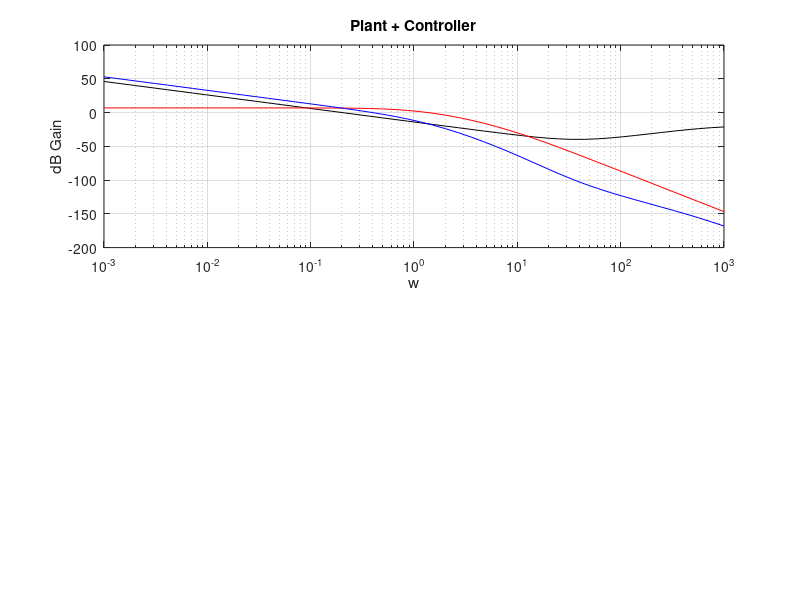

MATLAB code for this plot: (Note: this script raises an error after producing the figure.)
clc;

% Integrator
num = [1];
den = [1 0];
w = logspace(-3,3);
g = freqs(num, den, w);
%semilogx(w, 20 * log10(abs(g))), grid, xlabel("w"), ylabel("dB Gain");

% Proportrional
Kp = 1;
num = [Kp];
den = [1];
w = logspace(-3,3);
g = freqs(num, den, w);
%semilogx(w, 20 * log10(abs(g))), grid, xlabel("w"), ylabel("dB Gain");

% Derivative
num = [1 0];
den = [1 10];
w = logspace(-3,3);
g = freqs(num, den, w);
%semilogx(w, 20 * log10(abs(g))), grid, xlabel("w"), ylabel("dB Gain");

% Controller (PID)
Ki = 0.2;
Kp = 0.01;
Kd = 0.1;
a = 800;
nc = [(Kp+Kd) (Ki+Kp*a) (Ki*a)];
dc = [1 a 0];
w = logspace(-3, 3);
gc = freqs(nc, dc, w);
subplot(2,1,1), semilogx(w, 20 * log10(abs(gc)),'k'), grid, xlabel("w"), ylabel("dB Gain"),title("Controller"), grid on;hold on;pause;

% Plant
np = [2.2];
dp = conv(conv([0.1 1], [0.4 1]), [1.2 1]);
gp = freqs(np, dp, w);
subplot(2,1,1), semilogx(w, 20 * log10(abs(gp)),'r'), grid, xlabel("w"), ylabel("dB Gain"),title("Plant"), grid on;hold on;pause;

% Plant + Controller
gpc = freqs(conv(nc,np), conv(dc,dp),w);
subplot(2,1,1), semilogx(w, 20 * log10(abs(gpc)),'b'), grid, xlabel("w"), ylabel("dB Gain"),title("Plant + Controller"), grid on;hold on;pause;

% Step Response of a Closed Loop System
[ns,ds] = feedback(conv(nc,dp), conv(dc,dp), [1], [1]);
subplot(2,1,2), step(ns,ds,15);grid on;
%subplot(2,1,2), step(ns,ds,100);

